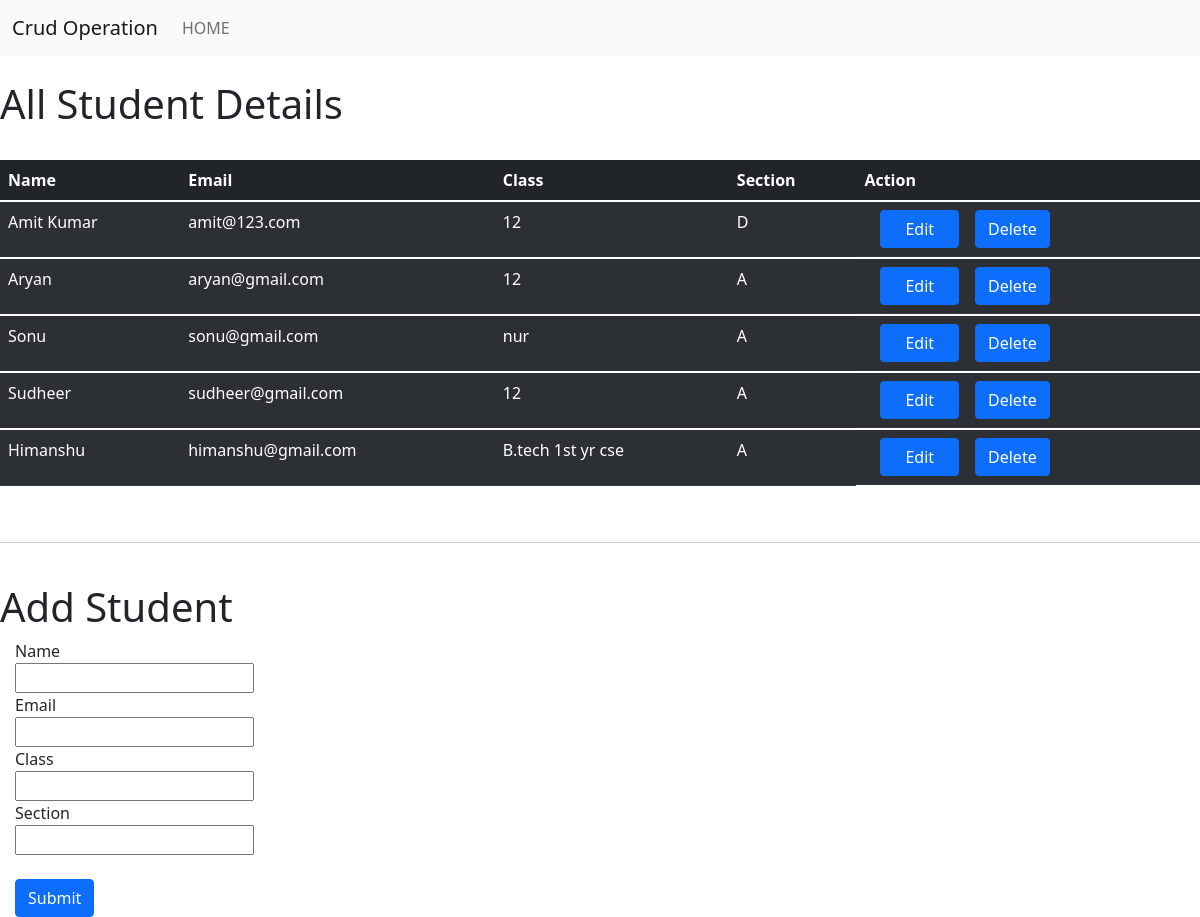
The page / on the database its author committed.
### student_info/models.py (models this page shows, shortened)
class Student(models.Model):
    name = models.CharField(max_length=100, blank=False)
    email = models.EmailField(max_length=100)
    std = models.CharField(max_length=10)
    sec = models.CharField(max_length=1)

### student_info/views.py (the view)
# urls.py: path('', views.index , name='index'),
def index(request):
    all_stu = Student.objects.all()
    return render(request,'index.html', {"all_stu":all_stu})

### student_info/templates/index.html (shortened to what this page needs)
<!doctype html>
<html lang="en">
  <head>
    <link href="https://cdn.jsdelivr.net/npm/bootstrap@5.1.3/dist/css/bootstrap.min.css" rel="stylesheet">
  </head>
  <body>
    <nav class="navbar navbar-expand-lg navbar-light bg-light">
        <div class="container-fluid">
          <a class="navbar-brand" href="#">Crud Operation</a>
          <div class="collapse navbar-collapse" id="navbarSupportedContent">
            <ul class="navbar-nav me-auto mb-2 mb-lg-0">
              <li class="nav-item">
                <a class="nav-link text-uppercase font-weight-bold" aria-current="page" href="">Home</a>
              </li>
            </ul>
          </div>
        </div>
      </nav>
      <div id="view-all-student">
        <br>
        <h1>All Student Details</h1>
        <br>
      <div class="table-responsive">
        <table class="table table-striped table-dark">
          <thead>
            <tr>
              <th scope="cool">Name</th>
              <th scope="cool">Email</th>
              <th scope="cool">Class</th>
              <th scope="cool">Section</th>
              <th scope="cool">Action</th>
            </tr>
          </thead>
          {% for std in all_stu %}
          <tbody>
            <tr>
              <td>{{std.name}}</td>
              <td>{{std.email}}</td>
              <td>{{std.std}}</td>
              <td>{{std.sec}}</td>
              <td style="display: flex;"> <a class="btn btn-primary mx-3 px-4" href="edit/{{std.id}}" role="button"> Edit </a> <a class="btn btn-primary" href="remove/{{std.id}}" role="button">Delete</a></td>
            </tr>
          </tbody>
          {% endfor %}
        </table>
      </div>
      </div>
      <br>
      <hr>
      <br>
      <h1>Add Student</h1>
      <div id="add_student">
        <form  action="/add/" method="post" style="margin-left: 15px;">
          <label>Name</label><br>
          <input type="text"  id="name" name="name" value="{{name}}"><br>
          <label>Email</label><br>
          <input type="email"  id="email" name="email"  value="{{email}}"><br>
          <label>Class</label><br>
          <input type="text"  id="std" name="std"  value="{{std}}"><br>
          <label>Section</label><br>
          <input type="text" id="sec" name="sec"  value="{{sec}}"><br>
          <br>
          <button type="submit" class="btn btn-primary" value="Employee">Submit</button>
        </form>
      </div>
  </body>
</html>

### rows shown on the page
Student: name "Amit Kumar", email "amit@123.com", std "12", sec "D"
Student: name "Aryan", email "aryan@gmail.com", std "12", sec "A"
Student: name "Sonu", email "sonu@gmail.com", std "nur", sec "A"
Student: name "Sudheer", email "sudheer@gmail.com", std "12", sec "A"
Student: name "Himanshu", email "himanshu@gmail.com", std "B.tech 1st yr cse", sec "A"
